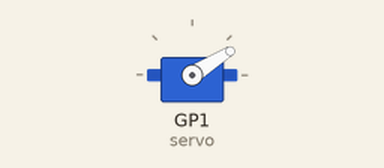
Recording of a program running on a simulated Raspberry Pi Pico running MicroPython. Shown: servo. Servo angles are drawn from the pulse width (0.5 ms = 0°, 2.5 ms = 180°).

Above: at 0.05 s.
At 3.0 s:
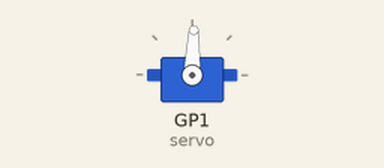
At 4.0 s:
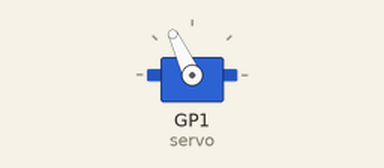
At 6.0 s:
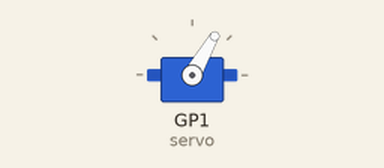
Timing chart, 0 to 7.8 s (numbered marks = the images above):
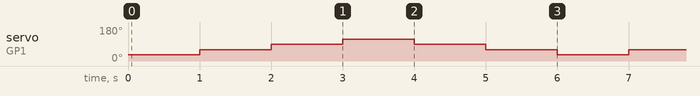

The program:

demo_3_servo_pwm.py
```python
import machine
import time

min_duty = 1802
max_duty = 7864

pwm_frequency = 50
servo = machine.PWM(machine.Pin("GPIO1"))
servo.freq(pwm_frequency)

def set_servo(angle: float):
    duty = (max_duty-min_duty) * (angle/180) + min_duty
    servo.duty_u16(int(duty))

while True:
    for angle in (30.0, 60.0, 90.0, 120.0, 90.0, 60.0):
        set_servo(angle)
        time.sleep(1) 
```

Measured:
- by itself, servo on GP1 (servo): repeats every 6.0 s: 88° 1.0 s, 115° 1.0 s, 88° 1.0 s, 60° 1.0 s, 32° 1.0 s, 60° 1.0 s
